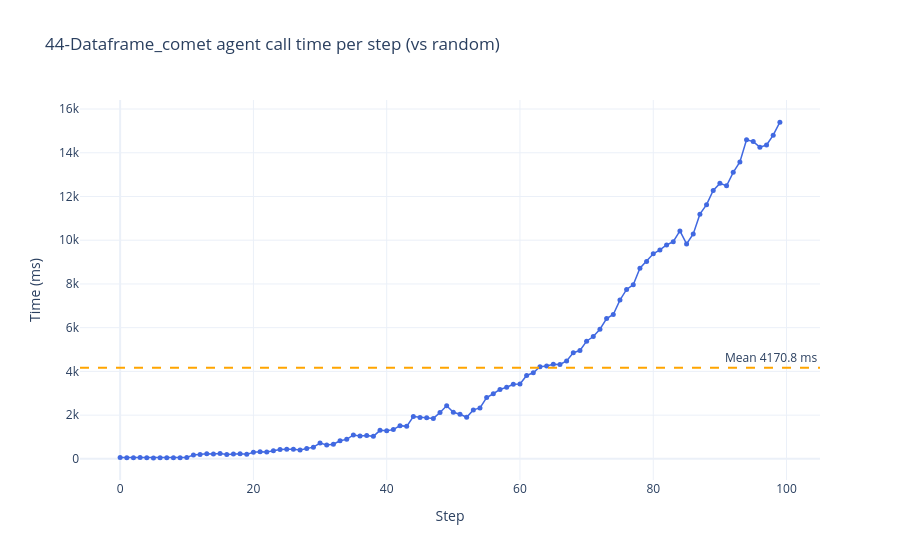

The notebook cell this image was saved under:
### Code cell
fig = go.Figure()
fig.add_trace(go.Scatter(
    x=step_numbers,
    y=step_times_ms,
    mode="lines+markers",
    name="Agent call time",
    line=dict(color="royalblue", width=1.5),
    marker=dict(size=5),
))
fig.add_hline(
    y=mean_ms,
    line_dash="dash",
    line_color="orange",
    annotation_text=f"Mean {mean_ms:.1f} ms",
    annotation_position="top right",
)
fig.update_layout(
    title="44-Dataframe_comet agent call time per step (vs random)",
    xaxis_title="Step",
    yaxis_title="Time (ms)",
    template="plotly_white",
    hovermode="x unified",
)
fig.show()

### Figure 1 — Plotly figure (JSON) as saved in the notebook; plotly's stock layout.template omitted (floating-point values rounded to 4 significant figures)
{"data": [{"line": {"color": "royalblue", "width": 1.5}, "marker": {"size": 5}, "mode": "lines+markers", "name": "Agent call time", "type": "scatter", "x": [0, 1, 2, 3, 4, 5, 6, 7, 8, 9, 10, 11, 12, 13, 14, 15, 16, 17, 18, 19, 20, 21, 22, 23, 24, 25, 26, 27, 28, 29, 30, 31, 32, 33, 34, 35, 36, 37, 38, 39, 40, 41, 42, 43, 44, 45, 46, 47, 48, 49, 50, 51, 52, 53, 54, 55, 56, 57, 58, 59, 60, 61, 62, 63, 64, 65, 66, 67, 68, 69, 70, 71, 72, 73, 74, 75, 76, 77, 78, 79, 80, 81, 82, 83, 84, 85, 86, 87, 88, 89, 90, 91, 92, 93, 94, 95, 96, 97, 98, 99], "y": [57.94, 55.06, 56.03, 61.4, 45.47, 45.13, 50.03, 49.65, 54.68, 55.72, 58.97, 181.3, 201.5, 231.9, 217.3, 240.7, 204.6, 223.7, 236.7, 205.8, 303.4, 325.1, 316.5, 368.7, 425.4, 434.7, 443.9, 410.7, 479.1, 536.4, 721.4, 629.9, 668.9, 829.0, 891.6, 1093.0, 1042.0, 1066.0, 1029.0, 1303.0, 1283.0, 1338.0, 1519.0, 1488.0, 1932.0, 1897.0, 1883.0, 1851.0, 2122.0, 2427.0, 2134.0, 2042.0, 1903.0, 2240.0, 2330.0, 2805.0, 2978.0, 3175.0, 3273.0, 3409.0, 3426.0, 3815.0, 3935.0, 4210.0, 4252.0, 4332.0, 4318.0, 4480.0, 4854.0, 4956.0, 5382.0, 5595.0, 5931.0, 6420.0, 6603.0, 7261.0, 7747.0, 7965.0, 8718.0, 9026.0, 9377.0, 9554.0, 9783.0, 9929.0, 10420.0, 9830.0, 10290.0, 11190.0, 11630.0, 12280.0, 12600.0, 12490.0, 13100.0, 13580.0, 14590.0, 14510.0, 14250.0, 14350.0, 14810.0, 15400.0]}], "layout": {"annotations": [{"showarrow": false, "text": "Mean 4170.8 ms", "x": 1, "xanchor": "right", "xref": "x domain", "y": 4171.0, "yanchor": "bottom", "yref": "y"}], "hovermode": "x unified", "shapes": [{"line": {"color": "orange", "dash": "dash"}, "type": "line", "x0": 0, "x1": 1, "xref": "x domain", "y0": 4171.0, "y1": 4171.0, "yref": "y"}], "title": {"text": "44-Dataframe_comet agent call time per step (vs random)"}, "xaxis": {"title": {"text": "Step"}}, "yaxis": {"title": {"text": "Time (ms)"}}}}
